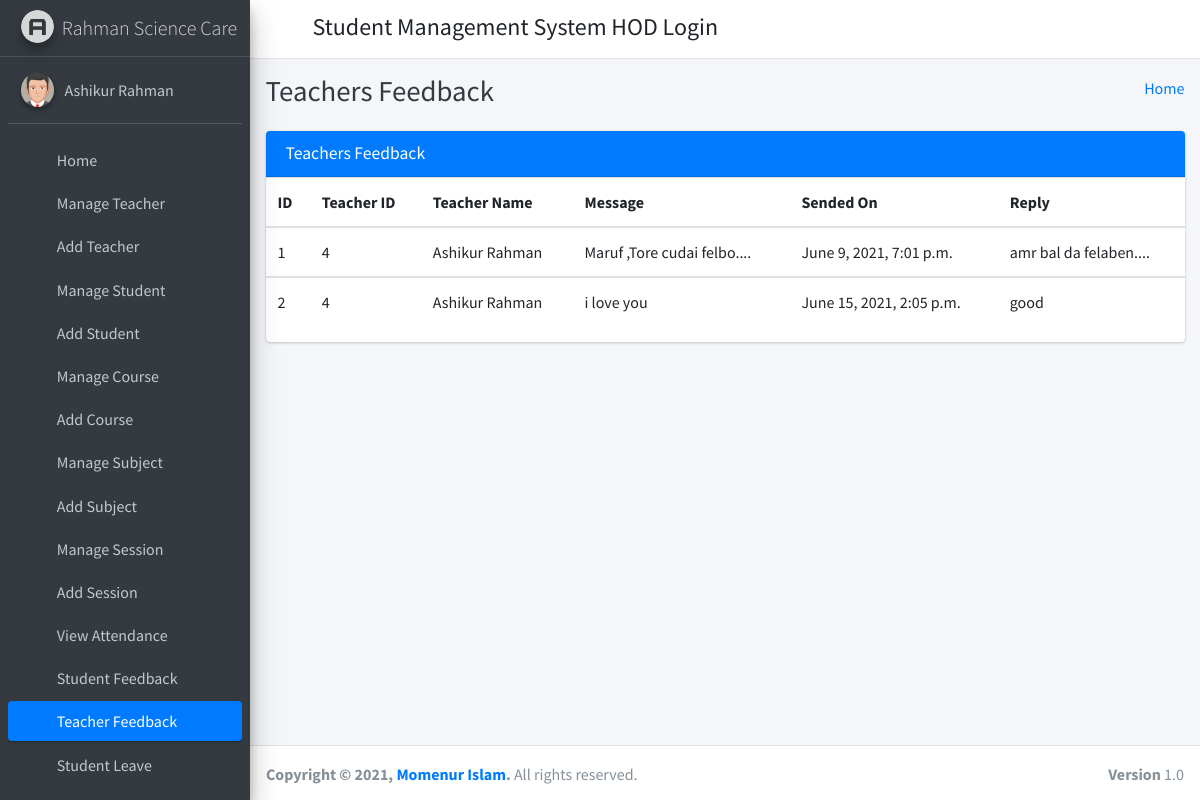
/staff_feedback_message/ (signed in), run on the app's committed database.
### student_management_app/models.py (models this page shows)
class CustomUser(AbstractUser):
    user_type_data = ((1, "HOD"), (2, "Staff"), (3, "Student"))
    user_type = models.CharField(default=1, choices=user_type_data, max_length=10)

class FeedBackStaffs(models.Model):
    id = models.AutoField(primary_key=True)
    staff_id = models.ForeignKey(Staffs, on_delete=models.CASCADE)
    feedback = models.TextField()
    feedback_reply = models.TextField()
    created_at = models.DateTimeField(auto_now_add=True)
    updated_at = models.DateTimeField(auto_now=True)
    objects = models.Manager()

class Staffs(models.Model):
    id = models.AutoField(primary_key=True)
    admin = models.OneToOneField(CustomUser, on_delete = models.CASCADE)
    address = models.TextField()
    created_at = models.DateTimeField(auto_now_add=True)
    updated_at = models.DateTimeField(auto_now=True)
    objects = models.Manager()

### student_management_app/HodViews.py (the view)
# urls.py: path('staff_feedback_message/', HodViews.staff_feedback_message, name="staff_feedback_message"),
def staff_feedback_message(request):
    feedbacks = FeedBackStaffs.objects.all()
    context = {
        "feedbacks": feedbacks
    }
    return render(request, 'hod_template/staff_feedback_template.html', context)

### student_management_app/LoginCheckMiddleWare.py (called while the page is built, shortened)
    def process_view(self, request, view_func, view_args, view_kwargs):
        modulename = view_func.__module__
        user = request.user
        if user.is_authenticated:
            if user.user_type == "1":
                if modulename == "student_management_app.HodViews":
                    pass
                elif modulename == "student_management_app.views" or modulename == "django.views.static":
                    pass
                else:
                    return redirect("admin_home")
            else:
                return redirect("login")
        else:
            if request.path == reverse("login") or request.path == reverse("doLogin"):
                pass
            else:
                return redirect("login")

### student_management_app/templates/hod_template/staff_feedback_template.html (shortened to what this page needs)
{% extends 'hod_template/base_template.html' %}
{% block page_title %}
    Teachers Feedback
{% endblock page_title %}
{% block main_content %}
{% load static %}
<section class="content">
        <div class="container-fluid">
            <div class="row">
                <div class="col-md-12">
                    <div class="card card-primary">
                        <div class="card-header">
                            <h3 class="card-title">Teachers Feedback</h3>
                        </div>
                        <div class="table-responsive">
                            <table class="table">
                                <thead>
                                <tr>
                                    <th>ID</th>
                                    <th>Teacher ID</th>
                                    <th>Teacher Name</th>
                                    <th>Message</th>
                                    <th>Sended On</th>
                                    <th>Reply</th>
                                </tr>
                                </thead>
                                {% for feedback in feedbacks %}
                                <tbody>
                                <tr>
                                    <td>{{ feedback.id }}</td>
                                    <td>{{ feedback.staff_id.admin.id }}</td>
                                    <td>{{ feedback.staff_id.admin.first_name }} {{ feedback.staff_id.admin.last_name }}</td>
                                    <td>{{ feedback.feedback }}</td>
                                    <td>{{ feedback.created_at }}</td>
                                    <td>
                                        {% if feedback.feedback_reply == "" %}
                                            <button class="btn btn-success reply_open_modal" data-toggle="modal" data-target="#replyModal">Reply</button>
                                        {% else %}
                                            {{ feedback.feedback_reply }}
                                        {% endif %}
                                    </td>
                                </tr>
                                </tbody>
                                {% endfor %}
                            </table>
                        </div>
                    </div>
                </div>
            </div>
        </div>
      </section>
  {% endblock main_content %}

### student_management_app/templates/hod_template/sidebar_template.html (shortened to what this page needs)
{% load static %}
<aside class="main-sidebar sidebar-dark-primary elevation-4">
      <a href="{% url 'admin_home' %}" class="brand-link">
        <img src="{% static 'dist/img/AdminLTELogo.png' %}" alt="AdminLTE Logo" class="brand-image img-circle elevation-3"
            style="opacity: .8">
        <span class="brand-text font-weight-light">Rahman Science Care</span>
      </a>
      <div class="sidebar">
        <div class="user-panel mt-3 pb-3 mb-3 d-flex">
          <div class="image">
            <img src="{% static 'dist/img/user2-160x160.jpg' %}" class="img-circle elevation-2" alt="User Image">
          </div>
          <div class="info">
            <a href="{% url 'admin_profile' %}" class="d-block">{{ user.first_name }} {{ user.last_name }}</a>
          </div>
        </div>
        <nav class="mt-2">
          <ul class="nav nav-pills nav-sidebar flex-column" data-widget="treeview" role="menu" data-accordion="false">
            <li class="nav-item">
              {% url 'admin_home' as admin_home %}
              <a href="{{ admin_home }}" class="nav-link {% if request.path == admin_home %} active {% endif %}">
                <i class="nav-icon fas fa-tachometer-alt"></i>
                <p>
                  Home
                </p>
              </a>
            </li>
            <li class="nav-item">
              {% url 'manage_staff' as manage_staff %}
              {% url 'edit_staff' staff_id=id as edit_staff %}
              <a href="{{ manage_staff }}" class="nav-link {% if request.path == manage_staff %} active {% endif %} {% if request.path == edit_staff %} active {% endif %}">
                <i class="nav-icon fas fa-chalkboard-teacher"></i>
                <p>
                  Manage Teacher
                </p>
              </a>
            </li>
            <li class="nav-item">
              {% url 'add_staff' as add_staff %}
              <a href="{{ add_staff }}" class="nav-link {% if request.path == add_staff %} active {% endif %}">
                <i class="nav-icon fas fa-th"></i>
                <p>
                  Add Teacher
                </p>
              </a>
            </li>
            <li class="nav-item">
              {% url 'manage_student' as manage_student %}
              {% url 'edit_student' student_id=id as edit_student %}
              <a href="{{ manage_student }}" class="nav-link {% if request.path == manage_student %} active {% endif %} {% if request.path == edit_student %} active {% endif %}">
                <i class="nav-icon fas fa-user-graduate"></i>
                <p>
                  Manage Student
                </p>
              </a>
            </li>
            <li class="nav-item">
              {% url 'add_student' as add_student %}
              <a href="{{ add_student }}" class="nav-link {% if request.path == add_student %} active {% endif %}">
                <i class="nav-icon fas fa-th"></i>
                <p>
                  Add Student
                </p>
              </a>
            </li>
            <li class="nav-item">
              {% url 'manage_course' as manage_course %}
              {% url 'edit_course' course_id=id as edit_course %}
              <a href="{{ manage_course }}" class="nav-link {% if request.path == manage_course %} active {% endif %} {% if request.path == edit_course %} active {% endif %}">
                <i class="nav-icon fas fa-chalkboard"></i>
                <p>
                  Manage Course
                </p>
              </a>
            </li>
            <li class="nav-item">
            {% url 'add_course' as add_course %}
              <a href="{{ add_course }}" class="nav-link {% if request.path == add_course %} active {% endif %}">
                <i class="nav-icon fas fa-th"></i>
                <p>
                  Add Course
                </p>
              </a>
            </li>
            <li class="nav-item">
              {% url 'manage_subject' as manage_subject %}
              {% url 'edit_subject' subject_id=id as edit_subject %}
              <a href="{{ manage_subject }}" class="nav-link {% if request.path == manage_subject %} active {% endif %} {% if request.path == edit_subject %} active {% endif %}">
                <i class="nav-icon fas fa-book"></i>
                <p>
                  Manage Subject
                </p>
              </a>
            </li>
            <li class="nav-item">
              {% url 'add_subject' as add_subject %}
              <a href="{{ add_subject }}" class="nav-link {% if request.path == add_subject %} active {% endif %}">
                <i class="nav-icon fas fa-th"></i>
                <p>
                  Add Subject
                </p>
              </a>
            </li>
            <li class="nav-item">
              {% url 'manage_session' as manage_session %}
              {% url 'edit_session' session_id=id as edit_session %}
              <a href="{{ manage_session }}" class="nav-link {% if request.path == manage_session %} active {% endif %} {% if request.path == edit_session %} active {% endif %}">
                <i class="nav-icon fas fa-graduation-cap"></i>
                <p>
                  Manage Session
                </p>
              </a>
            </li>
            <li class="nav-item">
              {% url 'add_session' as add_session %}
              <a href="{{ add_session }}" class="nav-link {% if request.path == add_session %} active {% endif %}">
                <i class="nav-icon fas fa-th"></i>
                <p>
                  Add Session
                </p>
              </a>
            </li>
            <li class="nav-item">
              {% url 'admin_view_attendance' as admin_view_attendance %}
              <a href="{{ admin_view_attendance }}" class="nav-link {% if request.path == admin_view_attendance %} active {% endif %}">
                <i class="nav-icon fas fa-calendar-alt"></i>
                <p>
                  View Attendance
                </p>
              </a>
            </li>
            <li class="nav-item">
              {% url 'student_feedback_message' as student_feedback_message %}
              <a href="{{ student_feedback_message }}" class="nav-link {% if request.path == student_feedback_message %} active {% endif %}">
                <i class="nav-icon fas fa-th"></i>
                <p>
                  Student Feedback
                </p>
              </a>
            </li>
            <li class="nav-item">
              {% url 'staff_feedback_message' as staff_feedback_message %}
              <a href="{{ staff_feedback_message }}" class="nav-link {% if request.path == staff_feedback_message %} active {% endif %}">
                <i class="nav-icon fas fa-th"></i>
                <p>
                  Teacher Feedback
                </p>
              </a>
            </li>
            <li class="nav-item">
              {% url 'student_leave_view' as student_leave_view %}
              <a href="{{ student_leave_view }}" class="nav-link {% if request.path == student_leave_view %} active {% endif %}">
                <i class="nav-icon fas fa-th"></i>
                <p>
                  Student Leave
                </p>
              </a>
            </li>
            <li class="nav-item">
              {% url 'staff_leave_view' as staff_leave_view %}
              <a href="{{ staff_leave_view }}" class="nav-link {% if request.path == staff_leave_view %} active {% endif %}">
                <p>
                </p>
              </a>
            </li>
          </ul>
        </nav>
      </div>
    </aside>

### data on the page
CustomUser: first_name "Ashikur Rahman"
FeedBackStaffs: id "1", staff_id.admin.id "4", staff_id.admin.first_name "Ashikur", staff_id.admin.last_name "Rahman", feedback "Maruf ,Tore cudai felbo....", created_at "June 9, 2021, 7:01 p.m.", feedback_reply "amr bal da felaben...."
FeedBackStaffs: id "2", staff_id.admin.id "4", staff_id.admin.first_name "Ashikur", staff_id.admin.last_name "Rahman", feedback "i love you", created_at "June 15, 2021, 2:05 p.m.", feedback_reply "good"
